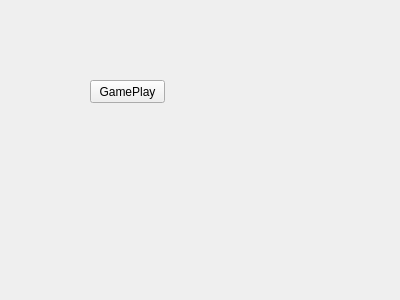
<?xml version="1.0" encoding="UTF-8"?>
<ui version="4.0">
 <class>GamePlay</class>
 <widget class="QWidget" name="GamePlay">
  <property name="geometry">
   <rect>
    <x>0</x>
    <y>0</y>
    <width>400</width>
    <height>300</height>
   </rect>
  </property>
  <property name="windowTitle">
   <string>Form</string>
  </property>
  <widget class="QPushButton" name="pushButton">
   <property name="geometry">
    <rect>
     <x>90</x>
     <y>80</y>
     <width>75</width>
     <height>23</height>
    </rect>
   </property>
   <property name="text">
    <string>GamePlay</string>
   </property>
  </widget>
 </widget>
 <resources/>
 <connections/>
</ui>
